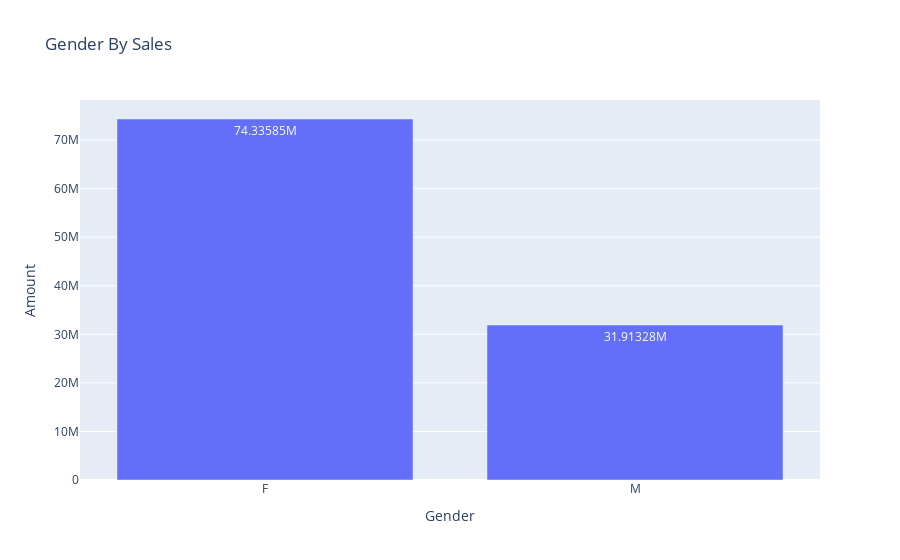

Source (notebook cell):
### Code cell
px.bar( data_frame = Gen_Sales , x = 'Gender' , y = 'Amount' , text_auto = True , title = 'Gender By Sales' )

### Figure 1 — Plotly figure (JSON) as saved in the notebook; plotly's stock layout.template omitted (floating-point values rounded to 4 significant figures)
{"data": [{"alignmentgroup": "True", "hovertemplate": "Gender=%{x}<br>Amount=%{y}<extra></extra>", "legendgroup": "", "marker": {"color": "#636efa", "pattern": {"shape": ""}}, "name": "", "offsetgroup": "", "orientation": "v", "showlegend": false, "textposition": "auto", "texttemplate": "%{y}", "type": "bar", "x": ["F", "M"], "xaxis": "x", "y": [74335853, 31913276], "yaxis": "y"}], "layout": {"barmode": "relative", "legend": {"tracegroupgap": 0}, "title": {"text": "Gender By Sales"}, "xaxis": {"anchor": "y", "domain": [0, 1], "title": {"text": "Gender"}}, "yaxis": {"anchor": "x", "domain": [0, 1], "title": {"text": "Amount"}}}}
